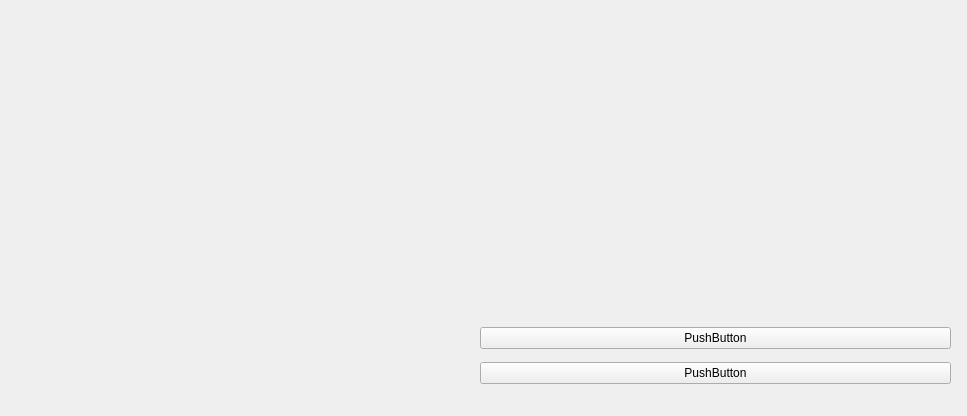
<?xml version="1.0" encoding="UTF-8"?>
<ui version="4.0">
 <class>Form</class>
 <widget class="QWidget" name="Form">
  <property name="geometry">
   <rect>
    <x>0</x>
    <y>0</y>
    <width>967</width>
    <height>416</height>
   </rect>
  </property>
  <property name="windowTitle">
   <string>Form</string>
  </property>
  <widget class="QViedoWidget" name="video" native="true">
   <property name="geometry">
    <rect>
     <x>20</x>
     <y>30</y>
     <width>420</width>
     <height>360</height>
    </rect>
   </property>
  </widget>
  <widget class="QWidget" name="Alertsviuw" native="true">
   <property name="geometry">
    <rect>
     <x>480</x>
     <y>30</y>
     <width>471</width>
     <height>91</height>
    </rect>
   </property>
  </widget>
  <widget class="QWidget" name="widget" native="true">
   <property name="geometry">
    <rect>
     <x>480</x>
     <y>140</y>
     <width>471</width>
     <height>151</height>
    </rect>
   </property>
  </widget>
  <widget class="QWidget" name="">
   <property name="geometry">
    <rect>
     <x>480</x>
     <y>320</y>
     <width>471</width>
     <height>71</height>
    </rect>
   </property>
   <layout class="QGridLayout" name="gridLayout">
    <item row="0" column="0">
     <widget class="QPushButton" name="pushButton">
      <property name="text">
       <string>PushButton</string>
      </property>
     </widget>
    </item>
    <item row="1" column="0">
     <widget class="QPushButton" name="pushButton_2">
      <property name="text">
       <string>PushButton</string>
      </property>
     </widget>
    </item>
   </layout>
  </widget>
 </widget>
 <customwidgets>
  <customwidget>
   <class>QViedoWidget</class>
   <extends>QWidget</extends>
   <header>PyQt5.QtMultimediaWidgets</header>
   <container>1</container>
  </customwidget>
 </customwidgets>
 <resources/>
 <connections/>
</ui>
